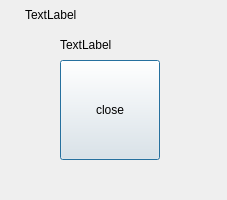
<?xml version="1.0" encoding="UTF-8"?>
<ui version="4.0">
 <class>AppRemind</class>
 <widget class="QDialog" name="AppRemind">
  <property name="geometry">
   <rect>
    <x>0</x>
    <y>0</y>
    <width>227</width>
    <height>200</height>
   </rect>
  </property>
  <property name="windowTitle">
   <string>Dialog</string>
  </property>
  <widget class="QPushButton" name="pushButton">
   <property name="geometry">
    <rect>
     <x>60</x>
     <y>60</y>
     <width>100</width>
     <height>100</height>
    </rect>
   </property>
   <property name="sizePolicy">
    <sizepolicy hsizetype="Fixed" vsizetype="Fixed">
     <horstretch>0</horstretch>
     <verstretch>0</verstretch>
    </sizepolicy>
   </property>
   <property name="text">
    <string>close</string>
   </property>
  </widget>
  <widget class="QLabel" name="label">
   <property name="geometry">
    <rect>
     <x>25</x>
     <y>0</y>
     <width>201</width>
     <height>30</height>
    </rect>
   </property>
   <property name="mouseTracking">
    <bool>true</bool>
   </property>
   <property name="focusPolicy">
    <enum>Qt::ClickFocus</enum>
   </property>
   <property name="text">
    <string>TextLabel</string>
   </property>
  </widget>
  <widget class="QLabel" name="label_2">
   <property name="geometry">
    <rect>
     <x>60</x>
     <y>30</y>
     <width>151</width>
     <height>30</height>
    </rect>
   </property>
   <property name="text">
    <string>TextLabel</string>
   </property>
  </widget>
 </widget>
 <resources/>
 <connections/>
</ui>
